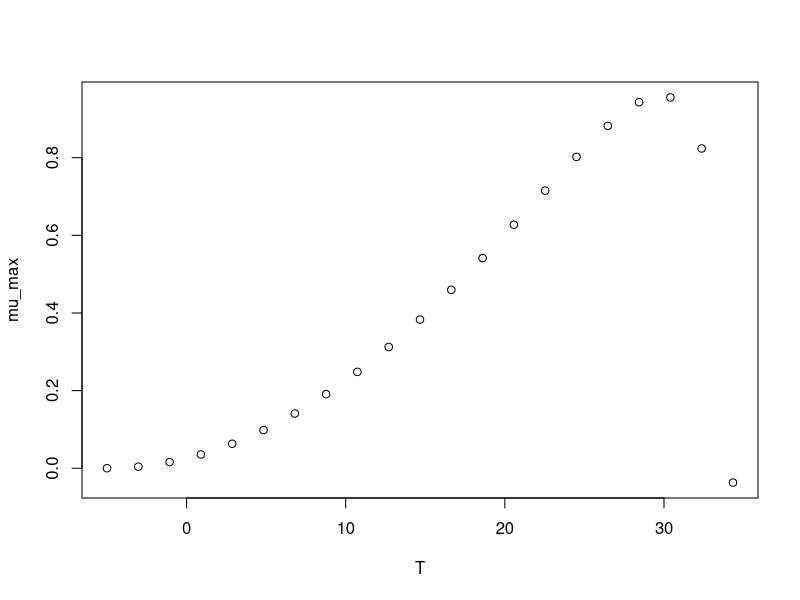

R code for this plot:
#############################
# start of Parameter script
#############################
T <- seq(-4.995004995005,34.3343,length.out=21)
#############################
# end of Parameter script
#############################
############################# 
# start of Model script Gropin ID 406 
#############################
 
# constant coefficients for this model
 
variables <- data.frame(T)
argumentsPar <- expand.grid(variables)
 
# heart of the model
response_surface <- function(T) {
   mumax <-(9.6*(10^-1)*(T-34.3)*((T+5)^2))/((29.8+5)*((29.8+5)*(T-29.8)-(29.8-34.3)*(29.8-5-2*T)))

return(mumax=mumax)
} 

# output parameters
mumax <- cbind(argumentsPar,response_surface(argumentsPar['T']))
colnames(mumax) <- c(colnames(argumentsPar),'mumax')
#############################
# End of Model script
#############################
############################# 
# start of Visualisation script Gropin ID 406 
#############################
plot(T,mumax$mumax,
                          xlab='T',
                          ylab='mu_max')
#############################
# End of Visualisation script
#############################
